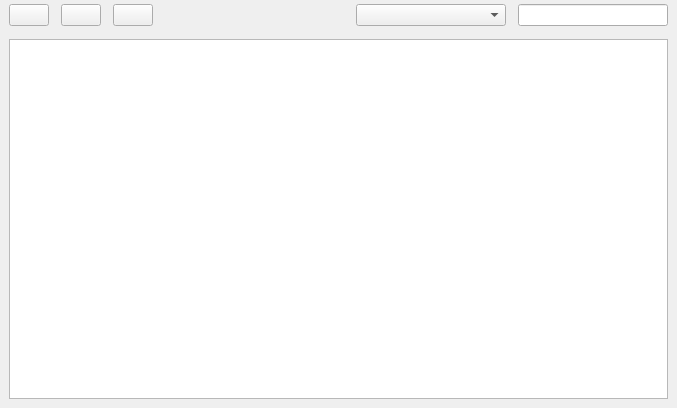
<?xml version="1.0" encoding="UTF-8"?>
<ui version="4.0">
 <class>CompetitionsWidget</class>
 <widget class="QWidget" name="CompetitionsWidget">
  <property name="geometry">
   <rect>
    <x>0</x>
    <y>0</y>
    <width>677</width>
    <height>408</height>
   </rect>
  </property>
  <property name="windowTitle">
   <string>Form</string>
  </property>
  <property name="windowIcon">
   <iconset resource="../resources/TurnFix.qrc">
    <normaloff>:/appicons/icon.png</normaloff>:/appicons/icon.png</iconset>
  </property>
  <layout class="QGridLayout" name="gridLayout">
   <property name="leftMargin">
    <number>0</number>
   </property>
   <property name="topMargin">
    <number>0</number>
   </property>
   <property name="rightMargin">
    <number>0</number>
   </property>
   <property name="bottomMargin">
    <number>0</number>
   </property>
   <property name="spacing">
    <number>0</number>
   </property>
   <item row="0" column="0">
    <widget class="QWidget" name="toolBar" native="true">
     <layout class="QHBoxLayout" name="horizontalLayout">
      <property name="spacing">
       <number>12</number>
      </property>
      <property name="topMargin">
       <number>4</number>
      </property>
      <property name="bottomMargin">
       <number>4</number>
      </property>
      <item>
       <widget class="QPushButton" name="but_addWK">
        <property name="sizePolicy">
         <sizepolicy hsizetype="Fixed" vsizetype="Fixed">
          <horstretch>0</horstretch>
          <verstretch>0</verstretch>
         </sizepolicy>
        </property>
        <property name="text">
         <string/>
        </property>
        <property name="icon">
         <iconset resource="../resources/TurnFix.qrc">
          <normaloff>:/appicons/plus.png</normaloff>:/appicons/plus.png</iconset>
        </property>
        <property name="iconSize">
         <size>
          <width>24</width>
          <height>24</height>
         </size>
        </property>
        <property name="shortcut">
         <string>Ctrl++</string>
        </property>
       </widget>
      </item>
      <item>
       <widget class="QPushButton" name="but_editWK">
        <property name="sizePolicy">
         <sizepolicy hsizetype="Fixed" vsizetype="Fixed">
          <horstretch>0</horstretch>
          <verstretch>0</verstretch>
         </sizepolicy>
        </property>
        <property name="text">
         <string/>
        </property>
        <property name="icon">
         <iconset resource="../resources/TurnFix.qrc">
          <normaloff>:/appicons/edit.png</normaloff>:/appicons/edit.png</iconset>
        </property>
        <property name="iconSize">
         <size>
          <width>24</width>
          <height>24</height>
         </size>
        </property>
        <property name="shortcut">
         <string>Ctrl+E</string>
        </property>
       </widget>
      </item>
      <item>
       <widget class="QPushButton" name="but_delWK">
        <property name="enabled">
         <bool>true</bool>
        </property>
        <property name="sizePolicy">
         <sizepolicy hsizetype="Fixed" vsizetype="Fixed">
          <horstretch>0</horstretch>
          <verstretch>0</verstretch>
         </sizepolicy>
        </property>
        <property name="text">
         <string/>
        </property>
        <property name="icon">
         <iconset resource="../resources/TurnFix.qrc">
          <normaloff>:/appicons/minus.png</normaloff>:/appicons/minus.png</iconset>
        </property>
        <property name="iconSize">
         <size>
          <width>24</width>
          <height>24</height>
         </size>
        </property>
        <property name="shortcut">
         <string>Ctrl+-</string>
        </property>
        <property name="checkable">
         <bool>false</bool>
        </property>
       </widget>
      </item>
      <item>
       <spacer name="horizontalSpacer">
        <property name="orientation">
         <enum>Qt::Horizontal</enum>
        </property>
        <property name="sizeHint" stdset="0">
         <size>
          <width>218</width>
          <height>20</height>
         </size>
        </property>
       </spacer>
      </item>
      <item>
       <widget class="QComboBox" name="cmb_filterWK">
        <property name="sizePolicy">
         <sizepolicy hsizetype="Fixed" vsizetype="Fixed">
          <horstretch>0</horstretch>
          <verstretch>0</verstretch>
         </sizepolicy>
        </property>
        <property name="minimumSize">
         <size>
          <width>150</width>
          <height>0</height>
         </size>
        </property>
        <property name="maximumSize">
         <size>
          <width>150</width>
          <height>16777215</height>
         </size>
        </property>
       </widget>
      </item>
      <item>
       <widget class="QLineEdit" name="txt_filterWK">
        <property name="sizePolicy">
         <sizepolicy hsizetype="Fixed" vsizetype="Fixed">
          <horstretch>0</horstretch>
          <verstretch>0</verstretch>
         </sizepolicy>
        </property>
        <property name="minimumSize">
         <size>
          <width>150</width>
          <height>0</height>
         </size>
        </property>
        <property name="maximumSize">
         <size>
          <width>150</width>
          <height>16777215</height>
         </size>
        </property>
       </widget>
      </item>
     </layout>
    </widget>
   </item>
   <item row="1" column="0">
    <widget class="QWidget" name="widget_2" native="true">
     <layout class="QHBoxLayout" name="horizontalLayout_2">
      <item>
       <widget class="QTableView" name="competitionsTable">
        <property name="alternatingRowColors">
         <bool>true</bool>
        </property>
        <property name="selectionMode">
         <enum>QAbstractItemView::SingleSelection</enum>
        </property>
        <property name="selectionBehavior">
         <enum>QAbstractItemView::SelectRows</enum>
        </property>
        <property name="sortingEnabled">
         <bool>true</bool>
        </property>
        <attribute name="horizontalHeaderCascadingSectionResizes">
         <bool>false</bool>
        </attribute>
        <attribute name="horizontalHeaderHighlightSections">
         <bool>false</bool>
        </attribute>
        <attribute name="verticalHeaderVisible">
         <bool>false</bool>
        </attribute>
        <attribute name="verticalHeaderDefaultSectionSize">
         <number>20</number>
        </attribute>
        <attribute name="verticalHeaderHighlightSections">
         <bool>false</bool>
        </attribute>
       </widget>
      </item>
     </layout>
    </widget>
   </item>
  </layout>
 </widget>
 <resources>
  <include location="../resources/TurnFix.qrc"/>
 </resources>
 <connections/>
</ui>
